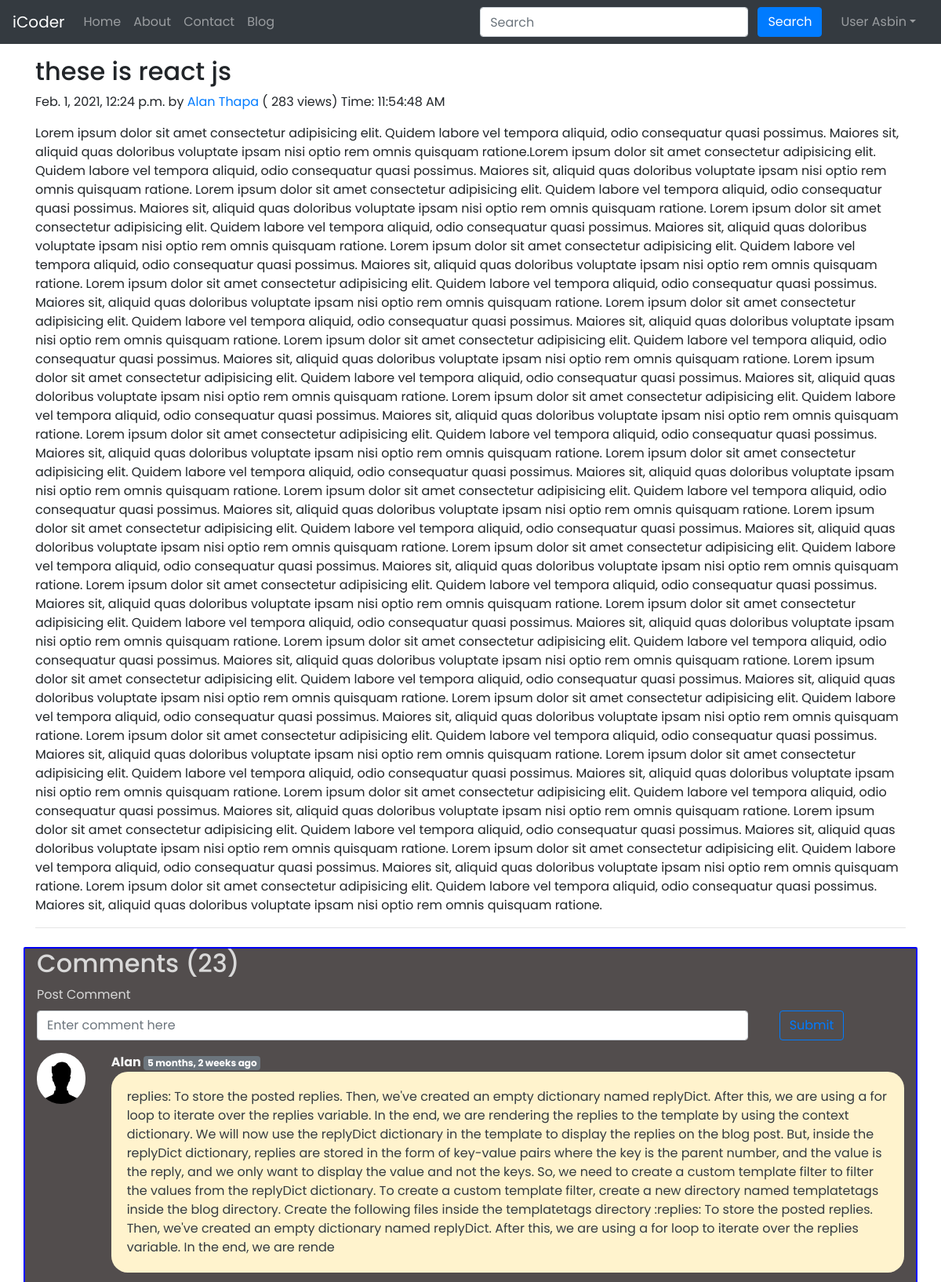
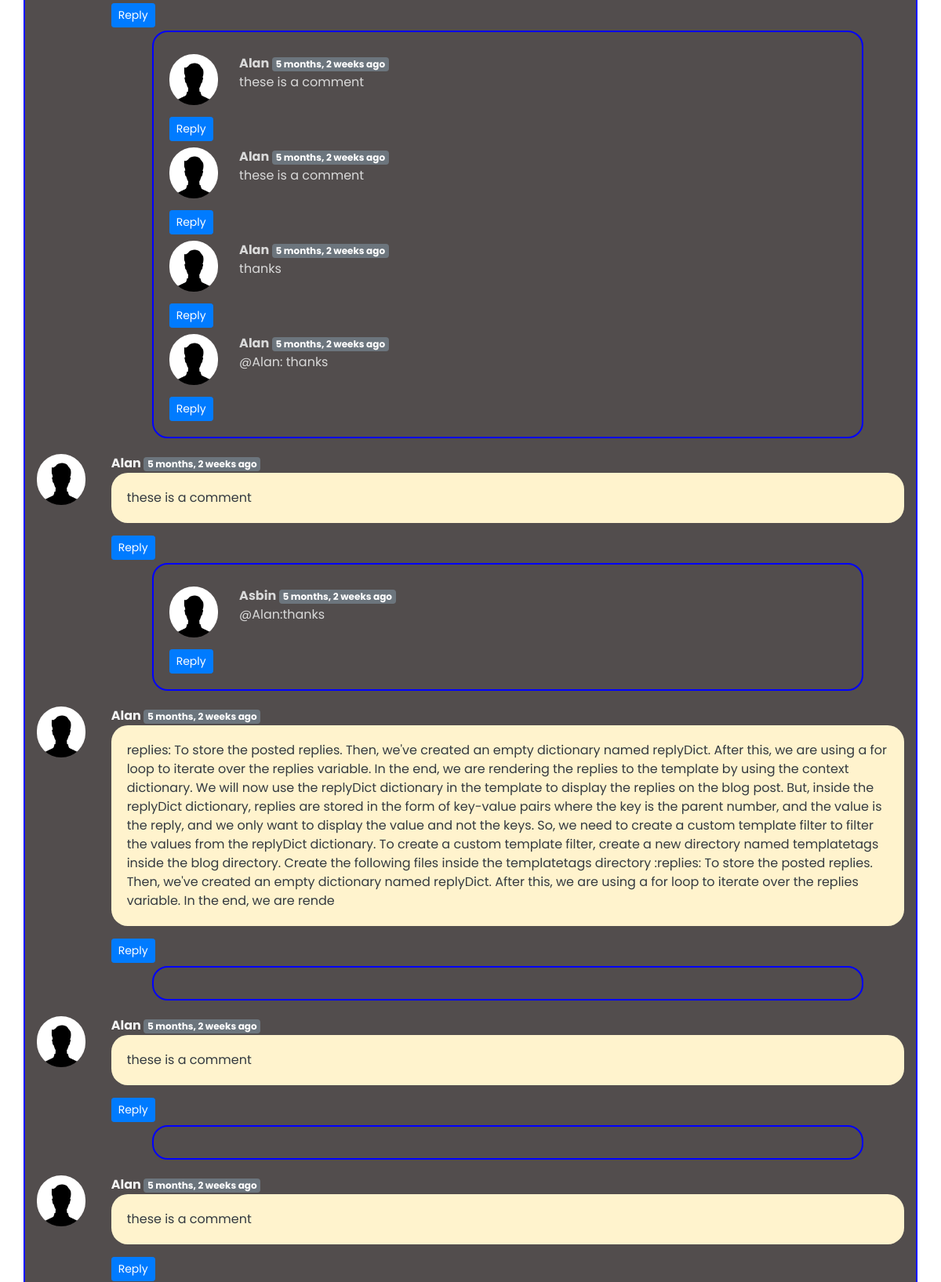
Screenshot of /blog/werwerwerwer (signed in, upper part) with the database file from the repository (2 pictures, top to bottom).
### blog/models.py (models this page shows, shortened)
class Post(models.Model):
    sno = models.AutoField(primary_key=True)
    title = models.CharField(max_length=255)
    author = models.CharField(max_length=14)
    slug = models.CharField(max_length=130)
    views = models.IntegerField(default=0)
    timeStamp = models.DateTimeField(blank=True)
    content = models.TextField()

class BlogComment(models.Model):
    sno = models.AutoField(primary_key=True)
    comment = models.TextField()
    user = models.ForeignKey(User, on_delete=models.CASCADE)
    post = models.ForeignKey(Post, on_delete=models.CASCADE)
    parent = models.ForeignKey('self', on_delete=models.CASCADE, null=True)
    timestamp = models.DateTimeField(default=now)

### blog/views.py (the view)
# urls.py: path('/<str:slug>', views.blogPost, name="blogPost"),
def blogPost(request, slug):
    post = Post.objects.filter(slug=slug).first()
    post.views = post.views + 101
    post.save()
    comments = BlogComment.objects.filter(post=post, parent=None)
    replies = BlogComment.objects.filter(post=post).exclude(parent=None)
    replyDict = {}
    for reply in replies:
        if reply.parent.sno not in replyDict.keys():
            replyDict[reply.parent.sno] = [reply]
        else:
            replyDict[reply.parent.sno].append(reply)
    context = {'post': post, 'comments': comments,
               'user': request.user, 'replyDict': replyDict}
    return render(request, "blog/blogPost.html", context)

### blog/templatetags/extras.py (called while the page is built)
@register.filter(name='get_val')
def get_val(dict, key):
    return dict.get(key)

### templates/blog/BlogPost.html (shortened to what this page needs)
{% extends 'base.html' %}
{% block body %}
{% load humanize %}
{% load extras %}
<div class="container my-3">
    <h2 class="blog-post-title">{{post.title}}</h2>
    <p class="blog-post-meta">{{post.timeStamp}} by <a href="/about">{{post.author}}</a> (<span> {{post.views}}
            views</span>) Time: <span class="display">
        </span></p>
    <p>{{post.content|safe}}</p>
    <hr>
</div>
<div class="container stcontainer my-4">
    <h2> Comments ({{comments.count}}) </h2>
    <div class="my-2">
        {% if user.is_authenticated %}
        <form action="/blog/postComment" method="post">
            <label for="exampleInputEmail1">Post Comment </label>
            <div class="row">
                <div class="col-12 col-md-10 col-lg-10  ">
                    <input type="text" class="form-control" name="comment" placeholder="Enter comment here">
                </div>
                <div class="col-12 col-md-2 col-lg-2 ">
                    <button type="submit" class="btn btn-outline-primary">Submit</button>
                </div>
            </div>
        </form>
        {% else %}
        Please login to post a comment
        {% endif %}
    </div>
    {% for comment in comments %}
    <div class="row my-3">
        <div class="col-md-1 stuserpic">
            <img class="strounded " src="/static/img/user.png" alt="user">
        </div>
        <div class="col-md-11  ">
            <b class="stusername"> {{comment.user.username}} </b>
            <span class="badge badge-secondary ">{{comment.timestamp|naturaltime}}</span>
            <p class="stcomemnt stcomemnt1 alert-warning text-dark">{{comment.comment}}</p>
            <div class="reply mx-0">
                {% if user.is_authenticated %}
                <button class="btn btn-sm btn-primary " type="button" data-toggle="collapse"
                    data-target="#replyBox{{comment.sno}}" aria-expanded="false"
                    aria-controls="replyBox{{comment.sno}}">
                    Reply
                </button>
                {% else %}
                <button class="btn btn-sm btn-primary" type="button" data-toggle="collapse"
                    data-target="#replyBox{{comment.sno}}" aria-expanded="false"
                    aria-controls="replyBox{{comment.sno}}">
                    Login to reply
                </button>
                {% endif %}
                <div class="replies my-1 ">
                    {% for reply in replyDict|get_val:comment.sno %}
                    <div class="row my-2">
                        <div class="col-md-1 ">
                            <img class="strounded-reply" src="/static/img/user.png" alt="user">
                        </div>
                        <div class="col-md-11">
                            <div class="col-md-11 ">
                                <b> {{reply.user.username}} </b>
                                <span class="badge badge-secondary ">{{reply.timestamp|naturaltime}}</span>
                                <div>{{reply.comment}}</div>
                            </div>
                            <br>
                        </div>
                    </div>
                    <button class="btn btn-sm btn-primary" type="button" data-toggle="collapse"
                        data-target="#replyBox{{comment.sno}}" aria-expanded="false"
                        aria-controls="replyBox{{comment.sno}}">
                        Reply
                    </button>
                    {% endfor %}
                </div>
            </div>
        </div>
    </div>
    {% endfor %}
</div>
{% endblock %}

### templates/base.html (shortened to what this page needs)
<!DOCTYPE html>
<html lang="en">
<head>
  {% load static %}
  <link rel="stylesheet" href="../static/css/bootstrap-grid.min.css">
  <link rel="stylesheet" href="../static/css/bootstrap-reboot.css">
  <link rel="stylesheet" href="{% static 'css/bootstrap-grid.css' %}">
  <link rel="stylesheet" href="{% static 'css/bootstrap.css' %}">
  <link rel="stylesheet" href="{% static 'css/bootstrap.min.css' %}">
  <link rel="stylesheet" href="{% static 'css/bootstrap-grid.css' %}">
  <link rel="stylesheet" href="{% static 'css/bootstrap-grid.min.css' %}">
  <link rel="stylesheet" href="{% static 'css/bootstrap-reboot.css' %}">
  <link rel="stylesheet" href="{% static 'css/bootstrap-reboot.min.css' %}">
  <link rel="stylesheet" href="../">
  <link rel="stylesheet" href="https://stackpath.bootstrapcdn.com/bootstrap/4.2.1/css/bootstrap.min.css"
>
</head>
<body>
  <nav class="navbar navbar-expand-lg navbar-dark bg-dark">
    <a class="navbar-brand" href="/">iCoder</a>
    <div class="collapse navbar-collapse" id="navbarSupportedContent">
      <ul class="navbar-nav mr-auto">
        <li class="nav-item {% block homeactive %}  {% endblock homeactive %}">
          <a class="nav-link" href="/">Home <span class="sr-only">(current)</span></a>
        </li>
        <li class="nav-item {% block aboutactive %}  {% endblock aboutactive %}">
          <a class="nav-link" href="/about">About</a>
        </li>
        <li class="nav-item {% block contactactive %}  {% endblock contactactive %} ">
          <a class="nav-link" href="/contact">Contact</a>
        </li>
        <li class="nav-item {% block blogactive %}  {% endblock blogactive %} ">
          <a class="nav-link" href="/blog">Blog</a>
        </li>
      </ul>
      <div class="ml-auto form-inline ">
        <form method="get" action="/search" class="my-2 my-lg-0 mx-3">
          <input class="form-control mr-sm-2" type="search" placeholder="Search" aria-label="Search" name="query"
            id="query">
          <button class="btn btn-primary my-2 my-sm-0 " type="submit">Search</button>
        </form>
        {% if user.is_authenticated %}
        <ul class="navbar-nav mr-2">
          <li class="nav-item dropdown">
            <a class="nav-link dropdown-toggle" href='#' id="navbarDropdown" role="button" data-toggle="dropdown">
              User {{request.user}}</a>
          </li>
        </ul>
      </div>
      {% endif %}
    </div>
  </nav>
  {% block body %}
  {% endblock body %}
</body>
</html>

### templates/blog/BlogPost.html (style rules this page uses)
.stusername { color: #f3f3f3; }
.stcontainer { background-color: rgb(82, 77, 77); color: #d9d9d9; border-radius: 2px; border: 2px solid blue; }
.strounded { background: #1111; border-radius: 54px; height: 65px; }
.strounded-reply { background: #1111; border-radius: 34px; height: 65px; }
.form-control { width: 99%; }
.stcomemnt { color: #fff; border-radius: 21px; padding: 20px; }
.replies { padding: 20px; margin-left: 52px; margin-right: 52px; border: 2px solid blue; border-radius: 20px; }

### templates/base.html (style rules this page uses)
* { margin: 0; padding: 0; box-sizing: border-box; font-family: 'Poppins', sans-serif; }

### rows the page displays
Post: title "these is react js", timeStamp "Feb. 1, 2021, 12:24 p.m.", author "Alan Thapa", views "283", content "Lorem ipsum dolor sit amet consectetur adipisicing elit. Quidem labore vel tempora aliquid, odio consequatur quasi possimus. Maiores sit, aliquid quas doloribus voluptate ipsam nisi optio rem omnis quisquam ratione.Lorem ipsum dolor sit amet consectetur adipisicing elit. Quidem labore vel tempora aliquid, odio consequatur quasi possimus. Maiores sit, aliquid quas doloribus voluptate ipsam nisi optio rem omnis quisquam ratione. Lorem ipsum dolor sit amet consectetur adipisicing elit. Quidem labore vel tempora aliquid, odio consequatur quasi possimus. Maiores sit, aliquid quas doloribus voluptate ipsam nisi optio rem omnis quisquam ratione. Lorem ipsum dolor sit amet consectetur adipisicing…"
BlogComment: user.username "Alan", timestamp "5 months, 2 weeks ago", comment "replies: To store the posted replies. Then, we've created an empty dictionary named replyDict. After this, we are using a for loop to iterate over the replies variable. In the end, we are rendering the replies to the template by using the context dictionary. We will now use the replyDict dictionary in the template to display the replies on the blog post. But, inside the replyDict dictionary, replies are stored in the form of key-value pairs where the key is the parent number, and the value is the reply, and we only want to display the value and not the keys. So, we need to create a custom template filter to filter the values from the replyDict dictionary. To create a custom template filter,…"
BlogComment: user.username "Alan", timestamp "5 months, 2 weeks ago", comment "these is a comment"
BlogComment: user.username "Alan", timestamp "5 months, 2 weeks ago", comment "these is a comment"
BlogComment: user.username "Alan", timestamp "5 months, 2 weeks ago", comment "thanks"
BlogComment: user.username "Alan", timestamp "5 months, 2 weeks ago", comment "@Alan: thanks"
BlogComment: user.username "Alan", timestamp "5 months, 2 weeks ago", comment "these is a comment"
BlogComment: user.username "Asbin", timestamp "5 months, 2 weeks ago", comment "@Alan:thanks"
BlogComment: user.username "Alan", timestamp "5 months, 2 weeks ago", comment "replies: To store the posted replies. Then, we've created an empty dictionary named replyDict. After this, we are using a for loop to iterate over the replies variable. In the end, we are rendering the replies to the template by using the context dictionary. We will now use the replyDict dictionary in the template to display the replies on the blog post. But, inside the replyDict dictionary, replies are stored in the form of key-value pairs where the key is the parent number, and the value is the reply, and we only want to display the value and not the keys. So, we need to create a custom template filter to filter the values from the replyDict dictionary. To create a custom template filter,…"
BlogComment: user.username "Alan", timestamp "5 months, 2 weeks ago", comment "these is a comment"
BlogComment: user.username "Alan", timestamp "5 months, 2 weeks ago", comment "these is a comment"

### other values shown
{{ request.user }} "Asbin"
{{ comments.count }} "23"
